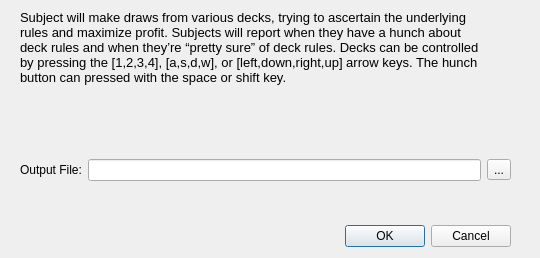
<?xml version="1.0" encoding="UTF-8"?>
<ui version="4.0">
 <class>dialog_instructions</class>
 <widget class="QDialog" name="dialog_instructions">
  <property name="geometry">
   <rect>
    <x>0</x>
    <y>0</y>
    <width>540</width>
    <height>258</height>
   </rect>
  </property>
  <property name="windowTitle">
   <string>Instructions</string>
  </property>
  <property name="modal">
   <bool>true</bool>
  </property>
  <widget class="QDialogButtonBox" name="buttonBox">
   <property name="geometry">
    <rect>
     <x>170</x>
     <y>220</y>
     <width>341</width>
     <height>32</height>
    </rect>
   </property>
   <property name="orientation">
    <enum>Qt::Horizontal</enum>
   </property>
   <property name="standardButtons">
    <set>QDialogButtonBox::Cancel|QDialogButtonBox::Ok</set>
   </property>
  </widget>
  <widget class="QLabel" name="label_2">
   <property name="geometry">
    <rect>
     <x>20</x>
     <y>10</y>
     <width>471</width>
     <height>101</height>
    </rect>
   </property>
   <property name="font">
    <font>
     <pointsize>10</pointsize>
    </font>
   </property>
   <property name="text">
    <string>&lt;html&gt;&lt;head/&gt;&lt;body&gt;&lt;p&gt;Subject will make draws from various decks, trying to ascertain the underlying rules and maximize profit. Subjects will report when they have a hunch about deck rules and when they’re “pretty sure” of deck rules. Decks can be controlled by pressing the [1,2,3,4], [a,s,d,w], or [left,down,right,up] arrow keys. The hunch button can pressed with the space or shift key.&lt;/p&gt;&lt;p&gt;&lt;br/&gt;&lt;/p&gt;&lt;/body&gt;&lt;/html&gt;</string>
   </property>
   <property name="wordWrap">
    <bool>true</bool>
   </property>
  </widget>
  <widget class="QWidget" name="horizontalLayoutWidget">
   <property name="geometry">
    <rect>
     <x>20</x>
     <y>130</y>
     <width>491</width>
     <height>80</height>
    </rect>
   </property>
   <layout class="QHBoxLayout" name="horizontalLayout">
    <item>
     <widget class="QLabel" name="label">
      <property name="text">
       <string>Output File:</string>
      </property>
     </widget>
    </item>
    <item>
     <widget class="QLineEdit" name="textbox_file"/>
    </item>
    <item>
     <widget class="QToolButton" name="button_browse">
      <property name="text">
       <string>...</string>
      </property>
     </widget>
    </item>
   </layout>
  </widget>
 </widget>
 <resources/>
 <connections>
  <connection>
   <sender>buttonBox</sender>
   <signal>accepted()</signal>
   <receiver>dialog_instructions</receiver>
   <slot>accept()</slot>
   <hints>
    <hint type="sourcelabel">
     <x>248</x>
     <y>254</y>
    </hint>
    <hint type="destinationlabel">
     <x>157</x>
     <y>274</y>
    </hint>
   </hints>
  </connection>
  <connection>
   <sender>buttonBox</sender>
   <signal>rejected()</signal>
   <receiver>dialog_instructions</receiver>
   <slot>reject()</slot>
   <hints>
    <hint type="sourcelabel">
     <x>316</x>
     <y>260</y>
    </hint>
    <hint type="destinationlabel">
     <x>286</x>
     <y>274</y>
    </hint>
   </hints>
  </connection>
 </connections>
</ui>
